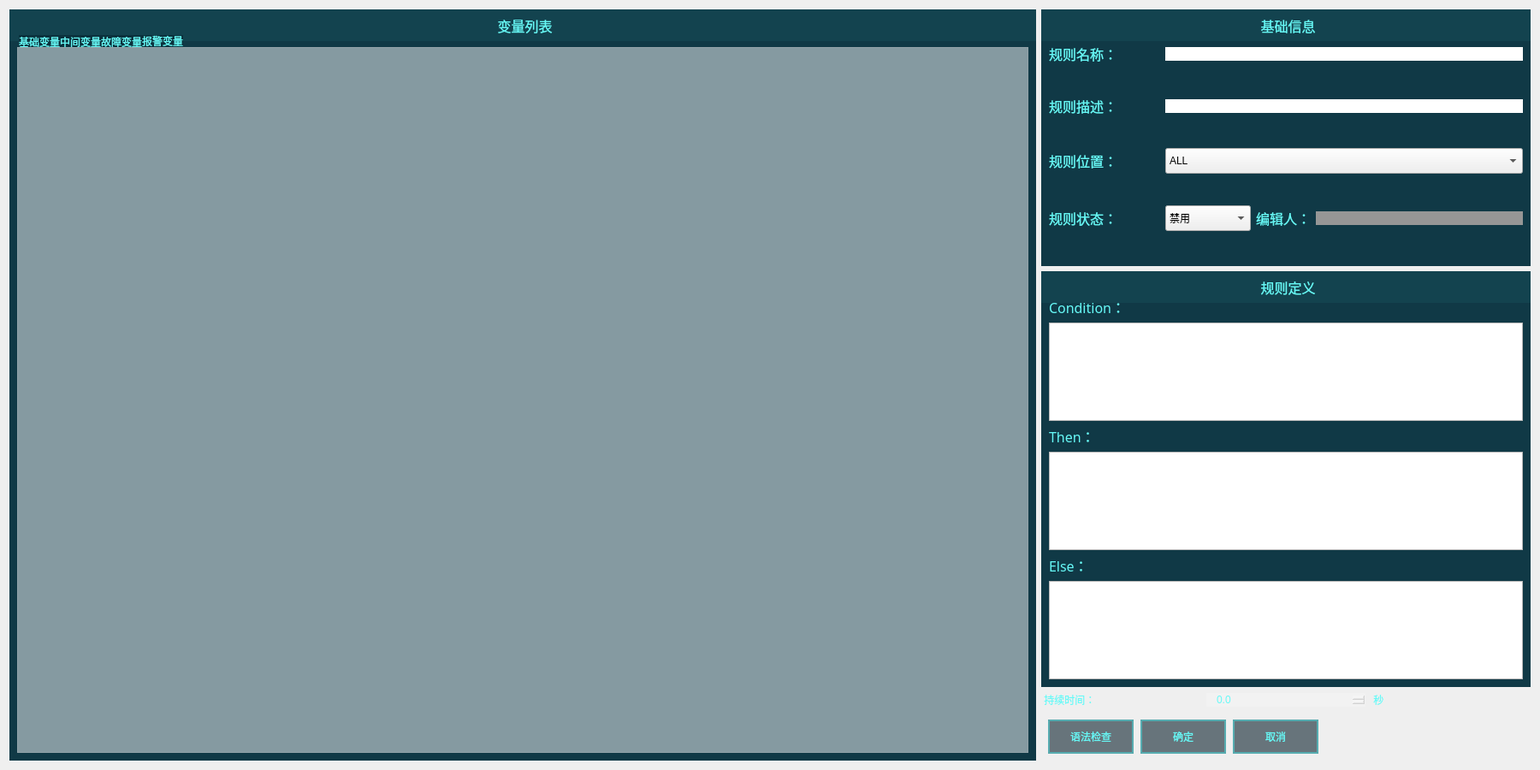
<?xml version="1.0" encoding="UTF-8"?>
<ui version="4.0">
 <class>DialogRuleDefine</class>
 <widget class="QDialog" name="DialogRuleDefine">
  <property name="geometry">
   <rect>
    <x>0</x>
    <y>0</y>
    <width>1800</width>
    <height>900</height>
   </rect>
  </property>
  <property name="windowTitle">
   <string>Dialog</string>
  </property>
  <property name="styleSheet">
   <string notr="true">#DialogRuleDefine{
border-image: url(:/widget/调距桨背景.png);
}

QGroupBox{
	background-color: rgba(16, 57, 70, 1);
	border: 0px solid rgb(111, 255, 255);
	margin-top:3.3ex;
	color: rgba(102, 249, 247, 1);
	font: 12pt &quot;微软雅黑&quot;;
}

QGroupBox::title{
	subcontrol-origin: margin;
	subcontrol-position: top center;
	background-color: rgba(19, 67, 79, 1);
	padding: 7 1000px;
}

QLineEdit{
	background-color: rgba(255, 255, 255,0.2);
	border-width:0;
	border-style:outset;
	color: rgba(102, 249, 247, 1);
	font: 12pt &quot;微软雅黑&quot;;
}

QLabel{
	color: rgba(102, 249, 247, 1);
	font: 12pt &quot;微软雅黑&quot;;
}

QRadioButton{
	color: rgba(102, 249, 247, 1);
	font: 12pt &quot;微软雅黑&quot;;
}

QRadioButton::indicator{
	border-color: rgba(255, 255, 255,0);
	background:transparent;
}


QRadioButton::indicator:checked{
	border-image:url(:/widget/images/green.png)
}

QRadioButton::indicator:unchecked{
	border-image:url(:/widget/images/unchecked.png)
}

QPushButton{
	border: 2px solid rgba(61, 255, 255,0.4);
	background-color: rgba(12, 34, 45, 0.6);
	font: 12pt &quot;微软雅黑&quot;;
	color: rgba(102, 249, 247, 1);
	text-align：center;
}

QPushButton::disabled{
	border: 0px;
	color: rgba(102, 249, 247, 0.3);
	text-align：center;
}

QPushButton::pressed{
	border: 2px solid rgba(61, 255, 255,0.8);
	background-color: rgba(12, 34, 45, 1);
	font: 12pt &quot;微软雅黑&quot;;
}

QPushButton::hover{
	border: 2.5px solid rgba(61, 255, 255,0.8);
	background-color: rgba(12, 34, 45, 0.6);
	font: 75 12pt &quot;微软雅黑&quot;;
}

QDoubleSpinBox{
	border: 0px solid rgba(61, 255, 255,0.4);
	background-color: rgba(255, 255, 255, 0.2);
	font: 12pt &quot;Times New Roman&quot;;
	color: rgba(102, 249, 247, 1);
	text-align：center;
	padding-left:10px;
}


QTabWidget{
	background-color: rgba(19, 67, 79, 1);
	border-color: rgba(19, 67, 79, 1);
	border:0px;
	margin:0px;
}

QTabWidget::pane{
	border:0px;
	margin:0px;
}

QTabWidget::tab-bar {
	left: 2px;
	border:0px;
	margin:0px;
}

QTabBar::tab:first {
	background-color: rgba(11, 49, 61, 1);
	border-color: rgba(11, 49, 61, 1);
	color: rgba(102, 249, 247, 1);
	min-width: 4em;
	min-height:1em;
}
QTabBar::tab {
	font: 12pt &quot;微软雅黑&quot;;
	background-color: rgba(11, 49, 61, 255);
	border-color: rgba(11, 49, 61, 255);
	color: rgba(102, 249, 247, 1);
	min-width: 4em;
	min-height:1em;
}

QTabBar::tab:first:selected {
	min-width: 4em;
	min-height:1em;
}

QTabBar::tab:selected {
margin-bottom:0.2em;
}

QTabBar::tab:!selected{
	min-width: 4em;
	min-height:1em;
}

</string>
  </property>
  <layout class="QGridLayout" name="gridLayout">
   <item row="0" column="0" rowspan="4">
    <widget class="QGroupBox" name="groupHydraulic_14">
     <property name="minimumSize">
      <size>
       <width>1200</width>
       <height>200</height>
      </size>
     </property>
     <property name="maximumSize">
      <size>
       <width>1200</width>
       <height>16777215</height>
      </size>
     </property>
     <property name="font">
      <font>
       <family>微软雅黑</family>
       <pointsize>12</pointsize>
       <weight>50</weight>
       <italic>false</italic>
       <bold>false</bold>
      </font>
     </property>
     <property name="styleSheet">
      <string notr="true">QGroupBox{
	background-color: rgba(16, 57, 70, 1);
	border: 0px solid rgb(111, 255, 255);
	margin-top:3.3ex;
	color: rgba(102, 249, 247, 1);
	font: 12pt &quot;微软雅黑&quot;;
}

QGroupBox::title{
	subcontrol-origin: margin;
	subcontrol-position: top center;
	background-color: rgba(19, 67, 79, 1);
	padding: 7 1000px;
}

QLineEdit{
	background-color: rgba(255, 255, 255,0.2);
	border-width:0;
	border-style:outset;
	color: rgba(102, 249, 247, 1);
	font: 12pt &quot;微软雅黑&quot;;
}

QLabel{
	color: rgba(102, 249, 247, 1);
	font: 12pt &quot;微软雅黑&quot;;
}

QRadioButton{
	color: rgba(102, 249, 247, 1);
	font: 12pt &quot;微软雅黑&quot;;
}

QRadioButton::indicator{
	border-color: rgba(255, 255, 255,0);
	background:transparent;
}


QRadioButton::indicator:checked{
	border-image:url(:/widget/images/green.png)
}

QRadioButton::indicator:unchecked{
	border-image:url(:/widget/images/unchecked.png)
}

QPushButton{
	border: 2px solid rgba(61, 255, 255,0.4);
	background-color: rgba(12, 34, 45, 0.6);
	font: 12pt &quot;微软雅黑&quot;;
	color: rgba(102, 249, 247, 1);
	text-align：center;
}

QPushButton::disabled{
	border: 0px;
	color: rgba(102, 249, 247, 0.3);
	text-align：center;
}

QPushButton::pressed{
	border: 2px solid rgba(61, 255, 255,0.8);
	background-color: rgba(12, 34, 45, 1);
	font: 12pt &quot;微软雅黑&quot;;
}

QPushButton::hover{
	border: 2.5px solid rgba(61, 255, 255,0.8);
	background-color: rgba(12, 34, 45, 0.6);
	font: 75 12pt &quot;微软雅黑&quot;;
}

QDoubleSpinBox{
	border: 0px solid rgba(61, 255, 255,0.4);
	background-color: rgba(255, 255, 255, 0.2);
	font: 12pt &quot;Times New Roman&quot;;
	color: rgba(102, 249, 247, 1);
	text-align：center;
	padding-left:10px;
}
</string>
     </property>
     <property name="title">
      <string>变量列表</string>
     </property>
     <layout class="QVBoxLayout" name="verticalLayout_12">
      <property name="topMargin">
       <number>30</number>
      </property>
      <item>
       <widget class="QTabWidget" name="tabWidget_Variable">
        <property name="styleSheet">
         <string notr="true">

background-color: rgba(255, 255, 255,0.2);</string>
        </property>
        <property name="currentIndex">
         <number>3</number>
        </property>
        <widget class="QWidget" name="tab_5">
         <attribute name="title">
          <string>基础变量</string>
         </attribute>
         <layout class="QVBoxLayout" name="verticalLayout_2">
          <property name="spacing">
           <number>0</number>
          </property>
          <property name="leftMargin">
           <number>0</number>
          </property>
          <property name="topMargin">
           <number>0</number>
          </property>
          <property name="rightMargin">
           <number>0</number>
          </property>
          <property name="bottomMargin">
           <number>0</number>
          </property>
          <item>
           <widget class="QTableWidget" name="tableWidget_BasicVariable"/>
          </item>
         </layout>
        </widget>
        <widget class="QWidget" name="tab_9">
         <attribute name="title">
          <string>中间变量</string>
         </attribute>
         <layout class="QVBoxLayout" name="verticalLayout_3">
          <property name="spacing">
           <number>0</number>
          </property>
          <property name="leftMargin">
           <number>0</number>
          </property>
          <property name="topMargin">
           <number>0</number>
          </property>
          <property name="rightMargin">
           <number>0</number>
          </property>
          <property name="bottomMargin">
           <number>0</number>
          </property>
          <item>
           <widget class="QTableWidget" name="tableWidget_MidVariable"/>
          </item>
         </layout>
        </widget>
        <widget class="QWidget" name="tab_10">
         <attribute name="title">
          <string>故障变量</string>
         </attribute>
         <layout class="QVBoxLayout" name="verticalLayout_4">
          <property name="spacing">
           <number>0</number>
          </property>
          <property name="leftMargin">
           <number>0</number>
          </property>
          <property name="topMargin">
           <number>0</number>
          </property>
          <property name="rightMargin">
           <number>0</number>
          </property>
          <property name="bottomMargin">
           <number>0</number>
          </property>
          <item>
           <widget class="QTableWidget" name="tableWidget_FaliureVariable"/>
          </item>
         </layout>
        </widget>
        <widget class="QWidget" name="tab_11">
         <attribute name="title">
          <string>报警变量</string>
         </attribute>
         <layout class="QVBoxLayout" name="verticalLayout_5">
          <property name="spacing">
           <number>0</number>
          </property>
          <property name="leftMargin">
           <number>0</number>
          </property>
          <property name="topMargin">
           <number>0</number>
          </property>
          <property name="rightMargin">
           <number>0</number>
          </property>
          <property name="bottomMargin">
           <number>0</number>
          </property>
          <item>
           <widget class="QTableWidget" name="tableWidget_WarnningVariable">
            <property name="minimumSize">
             <size>
              <width>0</width>
              <height>0</height>
             </size>
            </property>
           </widget>
          </item>
         </layout>
        </widget>
       </widget>
      </item>
     </layout>
    </widget>
   </item>
   <item row="0" column="1">
    <widget class="QGroupBox" name="groupHydraulic_11">
     <property name="minimumSize">
      <size>
       <width>370</width>
       <height>300</height>
      </size>
     </property>
     <property name="maximumSize">
      <size>
       <width>16777215</width>
       <height>16777215</height>
      </size>
     </property>
     <property name="font">
      <font>
       <family>微软雅黑</family>
       <pointsize>12</pointsize>
       <weight>50</weight>
       <italic>false</italic>
       <bold>false</bold>
      </font>
     </property>
     <property name="styleSheet">
      <string notr="true"/>
     </property>
     <property name="title">
      <string>基础信息</string>
     </property>
     <layout class="QVBoxLayout" name="verticalLayout_6">
      <item>
       <layout class="QHBoxLayout" name="horizontalLayout_17">
        <item>
         <widget class="QLabel" name="label_30">
          <property name="minimumSize">
           <size>
            <width>130</width>
            <height>0</height>
           </size>
          </property>
          <property name="maximumSize">
           <size>
            <width>130</width>
            <height>16777215</height>
           </size>
          </property>
          <property name="font">
           <font>
            <family>微软雅黑</family>
            <pointsize>12</pointsize>
            <weight>50</weight>
            <italic>false</italic>
            <bold>false</bold>
           </font>
          </property>
          <property name="text">
           <string>规则名称：</string>
          </property>
         </widget>
        </item>
        <item>
         <widget class="QLineEdit" name="lineEdit_RuleName">
          <property name="maximumSize">
           <size>
            <width>16777215</width>
            <height>16777215</height>
           </size>
          </property>
          <property name="styleSheet">
           <string notr="true">QLineEdit{
	background-color: rgba(255, 255, 255,1);
	border-width:0;
	border-style:outset;
	color: rgb(0, 0, 0);
	font: 12pt &quot;微软雅黑&quot;;
}</string>
          </property>
         </widget>
        </item>
       </layout>
      </item>
      <item>
       <layout class="QHBoxLayout" name="horizontalLayout_18">
        <item>
         <widget class="QLabel" name="label_31">
          <property name="minimumSize">
           <size>
            <width>130</width>
            <height>0</height>
           </size>
          </property>
          <property name="maximumSize">
           <size>
            <width>130</width>
            <height>16777215</height>
           </size>
          </property>
          <property name="font">
           <font>
            <family>微软雅黑</family>
            <pointsize>12</pointsize>
            <weight>50</weight>
            <italic>false</italic>
            <bold>false</bold>
           </font>
          </property>
          <property name="text">
           <string>规则描述：</string>
          </property>
         </widget>
        </item>
        <item>
         <widget class="QLineEdit" name="lineEdit_RuleDescription">
          <property name="maximumSize">
           <size>
            <width>16777215</width>
            <height>16777215</height>
           </size>
          </property>
          <property name="styleSheet">
           <string notr="true">QLineEdit{
	background-color: rgba(255, 255, 255,1);
	border-width:0;
	border-style:outset;
	color: rgb(0, 0, 0);
	font: 12pt &quot;微软雅黑&quot;;
}</string>
          </property>
         </widget>
        </item>
       </layout>
      </item>
      <item>
       <layout class="QHBoxLayout" name="horizontalLayout">
        <item>
         <widget class="QLabel" name="label_37">
          <property name="maximumSize">
           <size>
            <width>130</width>
            <height>16777215</height>
           </size>
          </property>
          <property name="font">
           <font>
            <family>微软雅黑</family>
            <pointsize>12</pointsize>
            <weight>50</weight>
            <italic>false</italic>
            <bold>false</bold>
           </font>
          </property>
          <property name="text">
           <string>规则位置：</string>
          </property>
         </widget>
        </item>
        <item>
         <widget class="QComboBox" name="ComboBox_RulePos">
          <property name="minimumSize">
           <size>
            <width>100</width>
            <height>30</height>
           </size>
          </property>
          <property name="maximumSize">
           <size>
            <width>16777215</width>
            <height>16777215</height>
           </size>
          </property>
          <property name="editable">
           <bool>false</bool>
          </property>
          <property name="currentText">
           <string>ALL</string>
          </property>
          <item>
           <property name="text">
            <string>ALL</string>
           </property>
          </item>
          <item>
           <property name="text">
            <string>液压系统</string>
           </property>
          </item>
          <item>
           <property name="text">
            <string>中心控制箱</string>
           </property>
          </item>
          <item>
           <property name="text">
            <string>机旁控制箱</string>
           </property>
          </item>
          <item>
           <property name="text">
            <string>备用泵电机启动箱</string>
           </property>
          </item>
          <item>
           <property name="text">
            <string>提升泵电机启动箱</string>
           </property>
          </item>
         </widget>
        </item>
       </layout>
      </item>
      <item>
       <layout class="QHBoxLayout" name="horizontalLayout_19">
        <item>
         <widget class="QLabel" name="label_33">
          <property name="minimumSize">
           <size>
            <width>130</width>
            <height>0</height>
           </size>
          </property>
          <property name="maximumSize">
           <size>
            <width>130</width>
            <height>16777215</height>
           </size>
          </property>
          <property name="font">
           <font>
            <family>微软雅黑</family>
            <pointsize>12</pointsize>
            <weight>50</weight>
            <italic>false</italic>
            <bold>false</bold>
           </font>
          </property>
          <property name="text">
           <string>规则状态：</string>
          </property>
         </widget>
        </item>
        <item>
         <widget class="QComboBox" name="modelCmb_State">
          <property name="minimumSize">
           <size>
            <width>100</width>
            <height>30</height>
           </size>
          </property>
          <property name="maximumSize">
           <size>
            <width>16777215</width>
            <height>16777215</height>
           </size>
          </property>
          <property name="editable">
           <bool>false</bool>
          </property>
          <property name="currentText">
           <string>禁用</string>
          </property>
          <item>
           <property name="text">
            <string>禁用</string>
           </property>
          </item>
          <item>
           <property name="text">
            <string>启用</string>
           </property>
          </item>
         </widget>
        </item>
        <item>
         <widget class="QLabel" name="label_38">
          <property name="maximumSize">
           <size>
            <width>130</width>
            <height>16777215</height>
           </size>
          </property>
          <property name="font">
           <font>
            <family>微软雅黑</family>
            <pointsize>12</pointsize>
            <weight>50</weight>
            <italic>false</italic>
            <bold>false</bold>
           </font>
          </property>
          <property name="text">
           <string>编辑人：</string>
          </property>
         </widget>
        </item>
        <item>
         <widget class="QLineEdit" name="lineEdit_Editor">
          <property name="maximumSize">
           <size>
            <width>16777215</width>
            <height>16777215</height>
           </size>
          </property>
          <property name="styleSheet">
           <string notr="true">QLineEdit{
	background-color: rgb(150, 150, 150);
	border-width:0;
	border-style:outset;
	color: rgb(0, 0, 0);
	font: 12pt &quot;微软雅黑&quot;;
}</string>
          </property>
         </widget>
        </item>
       </layout>
      </item>
     </layout>
    </widget>
   </item>
   <item row="1" column="1">
    <widget class="QGroupBox" name="groupHydraulic_13">
     <property name="minimumSize">
      <size>
       <width>370</width>
       <height>200</height>
      </size>
     </property>
     <property name="maximumSize">
      <size>
       <width>16777215</width>
       <height>16777215</height>
      </size>
     </property>
     <property name="font">
      <font>
       <family>微软雅黑</family>
       <pointsize>12</pointsize>
       <weight>50</weight>
       <italic>false</italic>
       <bold>false</bold>
      </font>
     </property>
     <property name="styleSheet">
      <string notr="true"/>
     </property>
     <property name="title">
      <string>规则定义</string>
     </property>
     <layout class="QVBoxLayout" name="verticalLayout">
      <property name="topMargin">
       <number>30</number>
      </property>
      <item>
       <widget class="QLabel" name="label_35">
        <property name="maximumSize">
         <size>
          <width>130</width>
          <height>16777215</height>
         </size>
        </property>
        <property name="font">
         <font>
          <family>微软雅黑</family>
          <pointsize>12</pointsize>
          <weight>50</weight>
          <italic>false</italic>
          <bold>false</bold>
         </font>
        </property>
        <property name="text">
         <string>Condition：</string>
        </property>
       </widget>
      </item>
      <item>
       <widget class="QTextEdit" name="textEdit_Condition"/>
      </item>
      <item>
       <widget class="QLabel" name="label_36">
        <property name="maximumSize">
         <size>
          <width>130</width>
          <height>16777215</height>
         </size>
        </property>
        <property name="font">
         <font>
          <family>微软雅黑</family>
          <pointsize>12</pointsize>
          <weight>50</weight>
          <italic>false</italic>
          <bold>false</bold>
         </font>
        </property>
        <property name="text">
         <string>Then：</string>
        </property>
       </widget>
      </item>
      <item>
       <widget class="QTextEdit" name="textEdit_Then"/>
      </item>
      <item>
       <widget class="QLabel" name="label_34">
        <property name="maximumSize">
         <size>
          <width>130</width>
          <height>16777215</height>
         </size>
        </property>
        <property name="font">
         <font>
          <family>微软雅黑</family>
          <pointsize>12</pointsize>
          <weight>50</weight>
          <italic>false</italic>
          <bold>false</bold>
         </font>
        </property>
        <property name="text">
         <string>Else：</string>
        </property>
       </widget>
      </item>
      <item>
       <widget class="QTextEdit" name="textEdit_Else"/>
      </item>
     </layout>
    </widget>
   </item>
   <item row="2" column="1">
    <layout class="QHBoxLayout" name="horizontalLayout_6">
     <item>
      <widget class="QLabel" name="label_3">
       <property name="text">
        <string> 持续时间：</string>
       </property>
      </widget>
     </item>
     <item>
      <widget class="QDoubleSpinBox" name="SpinBoxDurTime">
       <property name="decimals">
        <number>1</number>
       </property>
       <property name="singleStep">
        <double>0.500000000000000</double>
       </property>
      </widget>
     </item>
     <item>
      <widget class="QLabel" name="label_4">
       <property name="text">
        <string> 秒</string>
       </property>
      </widget>
     </item>
    </layout>
   </item>
   <item row="3" column="1">
    <layout class="QHBoxLayout" name="horizontalLayout_21">
     <property name="spacing">
      <number>8</number>
     </property>
     <property name="leftMargin">
      <number>8</number>
     </property>
     <property name="topMargin">
      <number>8</number>
     </property>
     <property name="rightMargin">
      <number>8</number>
     </property>
     <property name="bottomMargin">
      <number>8</number>
     </property>
     <item>
      <widget class="QPushButton" name="Btn_Check">
       <property name="minimumSize">
        <size>
         <width>100</width>
         <height>40</height>
        </size>
       </property>
       <property name="text">
        <string>语法检查</string>
       </property>
      </widget>
     </item>
     <item>
      <widget class="QPushButton" name="Btn_OK">
       <property name="minimumSize">
        <size>
         <width>100</width>
         <height>40</height>
        </size>
       </property>
       <property name="text">
        <string>确定</string>
       </property>
      </widget>
     </item>
     <item>
      <widget class="QPushButton" name="Btn_Cancel">
       <property name="minimumSize">
        <size>
         <width>100</width>
         <height>40</height>
        </size>
       </property>
       <property name="text">
        <string>取消</string>
       </property>
      </widget>
     </item>
     <item>
      <spacer name="horizontalSpacer_13">
       <property name="orientation">
        <enum>Qt::Horizontal</enum>
       </property>
       <property name="sizeHint" stdset="0">
        <size>
         <width>40</width>
         <height>20</height>
        </size>
       </property>
      </spacer>
     </item>
    </layout>
   </item>
  </layout>
 </widget>
 <resources/>
 <connections/>
</ui>
